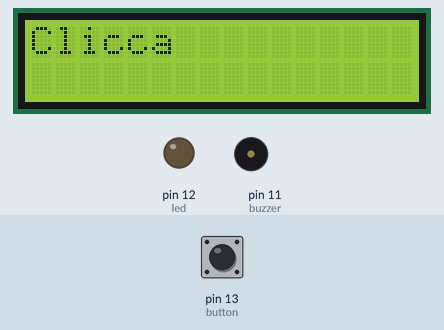
Recording of a sketch running on a simulated Arduino Uno, built with avr-gcc and run on an emulated ATmega328P. On the bench: 16×2 character LCD, output pins drawn as LEDs (lit = HIGH), buzzer (waves = sounding, pin HIGH). The test bench sets the inputs (shaded band); at power-on: pin 13 (button) LOW. Random numbers use the default seed unless the sketch sets one.

Above: at 1.2 s.
1.3 s: pin 13 (button) pulled HIGH for 3.2 s
At 2.0 s:
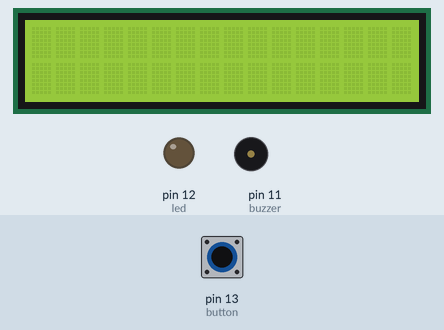
7.5 s: pin 13 (button) pulled HIGH for 0.15 s
At 7.8 s:
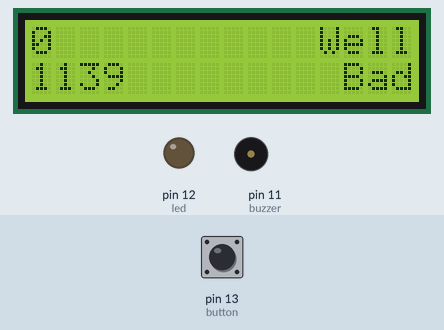
10.6 s: pin 13 (button) pulled HIGH for 3.2 s
At 14.8 s:
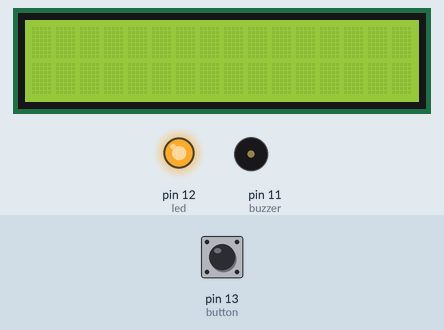
16.0 s: pin 13 (button) pulled HIGH for 1 s
At 16.7 s:
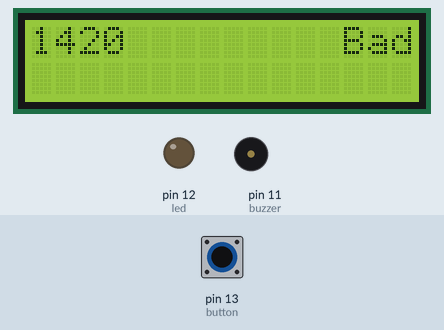
20.0 s: pin 13 (button) pulled HIGH for 0.15 s
At 21.0 s:
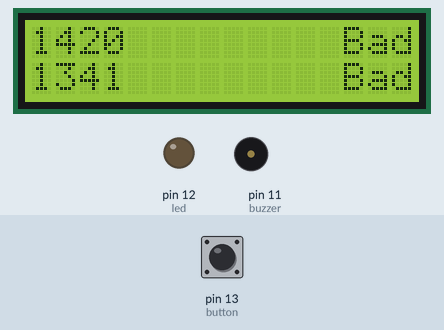
Timing chart, 0 to 23.0 s (numbered marks = the images above; inputs shaded):
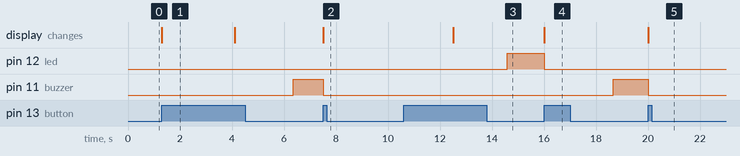

The sketch:

misuraRiflessi.ino
```cpp
#include <LiquidCrystal.h>
LiquidCrystal lcd(0, 1, 4, 5, 6, 7);

int button = 13;
int led = 12;
int buzzer = 11;
int stato;
int tRandomLed;
int tRandomSuono;
int tempoLed;
int tempoSuono;
void setup() {
  // put your setup code here, to run once:
  pinMode(button, INPUT);
  pinMode(led, OUTPUT);
  pinMode(buzzer, OUTPUT);
  lcd.begin(16, 2);
}

void loop() {
  // put your main code here, to run repeatedly:
  stato = LOW;
  lcd.setCursor(0,0);
  lcd.print("Clicca");
  while (stato == LOW)
  {
    if (digitalRead(button) == HIGH)
    {
      stato = HIGH;
    }
  }
  lcd.clear();
  stato = LOW;
  tRandomLed = random(1000, 4000);
  delay(tRandomLed);
  digitalWrite(led, HIGH);
  tempoLed = millis();
  while (stato == LOW)
  {
    stato = digitalRead(button);
    if (stato == HIGH)
    {
      digitalWrite(led, LOW);
      tempoLed = millis() - tempoLed;
      lcd.setCursor(0,0);
      lcd.print(tempoLed);
      if (tempoLed > 500)
      {
        lcd.setCursor(13,0);
        lcd.print("Bad");
      }
      else
      {
        lcd.setCursor(12,0);
        lcd.print("Well");
      }
    }
  }
  stato = LOW;
  tRandomSuono = random(1000, 4000);
  delay(tRandomSuono);
  digitalWrite(buzzer, HIGH);
  tempoSuono = millis();
  while (stato == LOW)
  {
    stato = digitalRead(button);
    if (stato == HIGH)
    {
      digitalWrite(buzzer, LOW);
      tempoSuono = millis() - tempoSuono;
      lcd.setCursor(0, 1);
      lcd.print(tempoSuono);
      if (tempoSuono > 500)
      {
        lcd.setCursor(13,1);
        lcd.print("Bad");
      }
      else
      {
        lcd.setCursor(12,1);
        lcd.print("Well");
      }
    }
  }
  delay(5000);
  lcd.clear();
}
```

Measured:
- after the input at 1.3 s, pin 11 (buzzer): LOW → HIGH after 5.1 s; the display: changes at once (image 1)
- after the input at 7.5 s, pin 11 (buzzer): HIGH → LOW at once; the display: changes at once (image 2)
- after the input at 10.6 s, pin 12 (led): LOW → HIGH after 4.0 s
- after the input at 16.0 s, pin 12 (led): HIGH → LOW at once; pin 11 (buzzer): LOW → HIGH after 2.7 s; the display: changes at once (image 4)
- after the input at 20.0 s, pin 11 (buzzer): HIGH → LOW at once; the display: changes at once (image 5)
- what the display in image 1 shows lasts 2.8 s, from 1.3 s to 4.1 s
